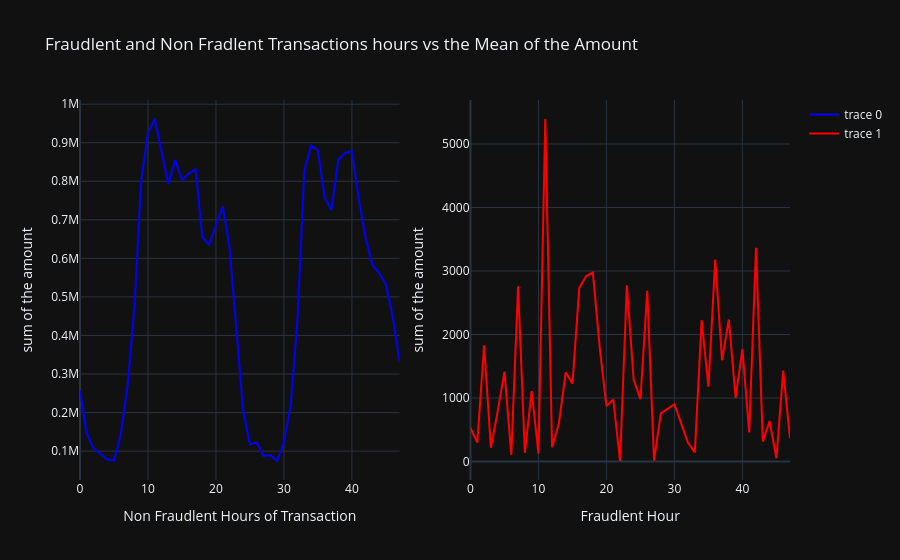

The notebook cell saved with this chart:
### Code cell
fig = make_subplots(rows = 1,cols = 2)
fig.add_trace(
    go.Scatter(x = temp[temp["Class"]==0]["Hours"],y = temp[temp["Class"]==0]["sum"],mode = "lines",
              line = dict(color = "blue")),row = 1, col = 1
)
fig.add_trace(
    go.Scatter(x = temp[temp["Class"]==1]["Hours"],y=temp[temp["Class"]==1]["sum"],mode = "lines",
              line = dict(color = "red")),row = 1,col = 2
)
fig.update_layout(template = "plotly_dark",
                 xaxis1_title = "Non Fraudlent Hours of Transaction",
                 yaxis1_title = "sum of the amount",
                 xaxis2_title = "Fraudlent Hour",
                 yaxis2_title = "sum of the amount",
                 title = "Fraudlent and Non Fradlent Transactions hours vs the Mean of the Amount")
fig.show()

### Figure 1 — Plotly figure (JSON) as saved in the notebook; plotly's stock layout.template omitted (floating-point values rounded to 4 significant figures)
{"data": [{"line": {"color": "blue"}, "mode": "lines", "type": "scatter", "x": [0, 1, 2, 3, 4, 5, 6, 7, 8, 9, 10, 11, 12, 13, 14, 15, 16, 17, 18, 19, 20, 21, 22, 23, 24, 25, 26, 27, 28, 29, 30, 31, 32, 33, 34, 35, 36, 37, 38, 39, 40, 41, 42, 43, 44, 45, 46, 47], "xaxis": "x", "y": [256600.0, 145800.0, 107000.0, 94090.0, 79050.0, 75710.0, 142300.0, 270500.0, 469600.0, 800400.0, 924900.0, 961500.0, 874600.0, 792100.0, 855300.0, 803400.0, 820000.0, 831200.0, 655100.0, 635100.0, 686000.0, 734900.0, 628100.0, 417400.0, 205800.0, 117200.0, 122300.0, 87530.0, 89580.0, 74390.0, 123500.0, 217900.0, 442100.0, 827200.0, 893100.0, 879600.0, 757200.0, 726200.0, 856700.0, 873400.0, 878100.0, 755000.0, 654900.0, 583200.0, 561500.0, 532700.0, 449400.0, 333200.0], "yaxis": "y"}, {"line": {"color": "red"}, "mode": "lines", "type": "scatter", "x": [0, 1, 2, 3, 4, 5, 6, 7, 8, 9, 10, 11, 12, 13, 14, 15, 16, 17, 18, 19, 20, 21, 22, 23, 24, 25, 26, 27, 28, 30, 32, 33, 34, 35, 36, 37, 38, 39, 40, 41, 42, 43, 44, 45, 46, 47], "xaxis": "x2", "y": [529, 298.9, 1830.0, 220.0, 790.3, 1417.0, 104.1, 2758.0, 137.2, 1111.0, 124.0, 5394.0, 224.9, 600.2, 1405.0, 1230.0, 2735.0, 2916.0, 2978.0, 1802.0, 873.2, 977.2, 8.77, 2777.0, 1291.0, 980.4, 2688.0, 13.86, 757.9, 903.2, 293.8, 144.6, 2226.0, 1177.0, 3182.0, 1594.0, 2236.0, 1004.0, 1771.0, 457.1, 3368.0, 312.4, 637.2, 52.29, 1433.0, 366.2], "yaxis": "y2"}], "layout": {"autosize": true, "title": {"text": "Fraudlent and Non Fradlent Transactions hours vs the Mean of the Amount"}, "xaxis": {"anchor": "y", "autorange": true, "domain": [0, 0.45], "range": [0, 47], "title": {"text": "Non Fraudlent Hours of Transaction"}, "type": "linear"}, "xaxis2": {"anchor": "y2", "autorange": true, "domain": [0.55, 1], "range": [0, 47], "title": {"text": "Fraudlent Hour"}, "type": "linear"}, "yaxis": {"anchor": "x", "autorange": true, "domain": [0, 1], "range": [25110.0, 1011000.0], "title": {"text": "sum of the amount"}, "type": "linear"}, "yaxis2": {"anchor": "x2", "autorange": true, "domain": [0, 1], "range": [-290.4, 5693], "title": {"text": "sum of the amount"}, "type": "linear"}}}
